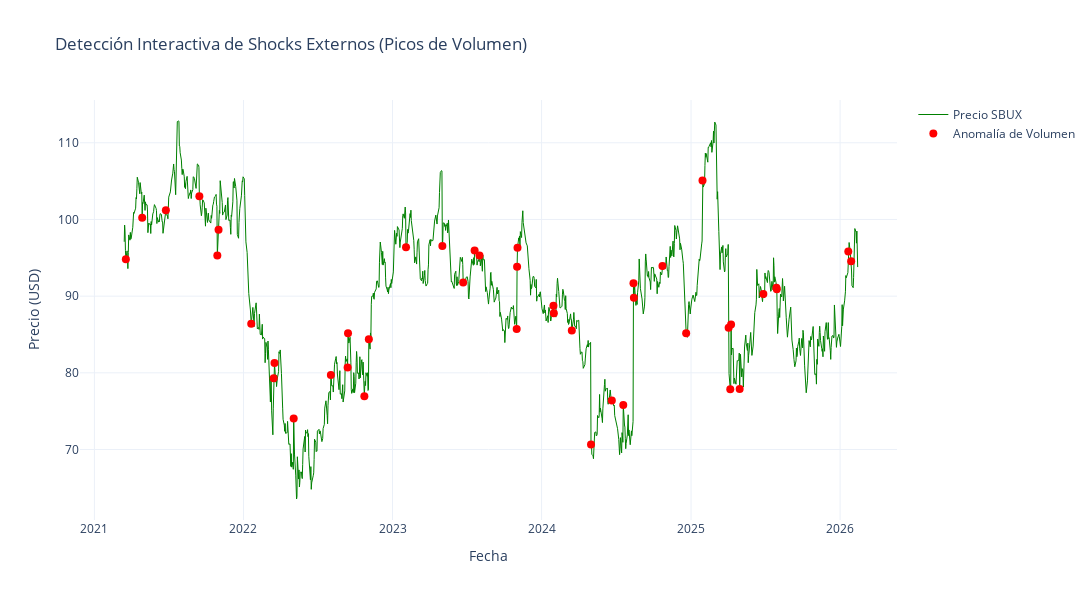

Here is the notebook cell this chart was saved with:
### Code cell
fig = go.Figure()

# 1. Trazar el precio base
fig.add_trace(go.Scatter(
    x=df.index, 
    y=df['Adj Close'],
    mode="lines", 
    name="Precio SBUX",
    line=dict(color="green", width=1) # Verde tenue
))

# 2. Resaltar Anomalías (Puntos Rojos)
anomalies = df[df['Vol_Anomaly'] == True]

fig.add_trace(go.Scatter(
    x=anomalies.index, 
    y=anomalies['Adj Close'],
    mode="markers", 
    name="Anomalía de Volumen",
    marker=dict(color="red", size=8, symbol="circle"),
    # Texto que aparecerá al pasar el cursor
    text=[f"Volumen: {v:,.0f}" for v in anomalies['Volume']],
    hovertemplate="<b>Fecha:</b> %{x}<br><b>Precio:</b> $%{y:.2f}<br>%{text}<extra></extra>"
))

fig.update_layout(
    title="Detección Interactiva de Shocks Externos (Picos de Volumen)",
    xaxis_title="Fecha",
    yaxis_title="Precio (USD)",
    hovermode="closest",
    template="plotly_white",
    width=1200, 
    height=600
)

fig.show()

### Figure 1 — Plotly figure (JSON) as saved in the notebook; plotly's stock layout.template omitted (floating-point values rounded to 4 significant figures; data arrays with more than 128 entries replaced by an {"elided": "..."} marker saying what was removed)
{"data": [{"line": {"color": "green", "width": 1}, "mode": "lines", "name": "Precio SBUX", "type": "scatter", "x": {"elided": "1237 str values"}, "y": {"elided": "1237 float values"}}, {"hovertemplate": "<b>Fecha:</b> %{x}<br><b>Precio:</b> $%{y:.2f}<br>%{text}<extra></extra>", "marker": {"color": "red", "size": 8, "symbol": "circle"}, "mode": "markers", "name": "Anomalía de Volumen", "text": ["Volumen: 21,452,000", "Volumen: 14,793,500", "Volumen: 12,171,200", "Volumen: 11,556,200", "Volumen: 27,419,600", "Volumen: 14,184,600", "Volumen: 20,311,500", "Volumen: 21,207,900", "Volumen: 23,784,200", "Volumen: 30,199,700", "Volumen: 12,915,700", "Volumen: 16,033,600", "Volumen: 24,320,600", "Volumen: 16,499,300", "Volumen: 20,194,300", "Volumen: 15,200,500", "Volumen: 24,388,600", "Volumen: 18,770,100", "Volumen: 20,370,300", "Volumen: 14,463,100", "Volumen: 14,292,500", "Volumen: 23,396,300", "Volumen: 15,995,700", "Volumen: 17,625,200", "Volumen: 26,751,800", "Volumen: 18,136,300", "Volumen: 66,610,700", "Volumen: 25,648,400", "Volumen: 32,965,900", "Volumen: 157,215,500", "Volumen: 45,737,800", "Volumen: 18,858,800", "Volumen: 26,477,500", "Volumen: 40,769,300", "Volumen: 20,490,100", "Volumen: 26,099,400", "Volumen: 26,668,100", "Volumen: 41,297,000", "Volumen: 21,491,600", "Volumen: 20,923,600", "Volumen: 44,794,700", "Volumen: 17,118,100", "Volumen: 25,961,600"], "type": "scatter", "x": ["2021-03-19T00:00:00.000000000", "2021-04-28T00:00:00.000000000", "2021-06-25T00:00:00.000000000", "2021-09-15T00:00:00.000000000", "2021-10-29T00:00:00.000000000", "2021-11-01T00:00:00.000000000", "2022-01-20T00:00:00.000000000", "2022-03-16T00:00:00.000000000", "2022-03-18T00:00:00.000000000", "2022-05-04T00:00:00.000000000", "2022-08-03T00:00:00.000000000", "2022-09-13T00:00:00.000000000", "2022-09-14T00:00:00.000000000", "2022-10-24T00:00:00.000000000", "2022-11-04T00:00:00.000000000", "2023-02-03T00:00:00.000000000", "2023-05-03T00:00:00.000000000", "2023-06-23T00:00:00.000000000", "2023-07-21T00:00:00.000000000", "2023-08-02T00:00:00.000000000", "2023-11-01T00:00:00.000000000", "2023-11-02T00:00:00.000000000", "2023-11-03T00:00:00.000000000", "2024-01-30T00:00:00.000000000", "2024-01-31T00:00:00.000000000", "2024-03-15T00:00:00.000000000", "2024-05-01T00:00:00.000000000", "2024-06-21T00:00:00.000000000", "2024-07-19T00:00:00.000000000", "2024-08-13T00:00:00.000000000", "2024-08-14T00:00:00.000000000", "2024-10-23T00:00:00.000000000", "2024-12-20T00:00:00.000000000", "2025-01-29T00:00:00.000000000", "2025-04-03T00:00:00.000000000", "2025-04-07T00:00:00.000000000", "2025-04-09T00:00:00.000000000", "2025-04-30T00:00:00.000000000", "2025-06-27T00:00:00.000000000", "2025-07-29T00:00:00.000000000", "2025-07-30T00:00:00.000000000", "2026-01-21T00:00:00.000000000", "2026-01-28T00:00:00.000000000"], "y": [94.81, 100.2, 101.2, 103.0, 95.31, 98.66, 86.38, 79.28, 81.27, 74.05, 79.71, 80.69, 85.16, 76.94, 84.39, 96.36, 96.53, 91.77, 95.95, 95.3, 85.7, 93.82, 96.3, 88.74, 87.75, 85.52, 70.64, 76.41, 75.8, 91.7, 89.78, 93.93, 85.15, 105.1, 85.89, 77.85, 86.3, 77.9, 90.27, 91.1, 90.9, 95.81, 94.55]}], "layout": {"height": 600, "hovermode": "closest", "title": {"text": "Detección Interactiva de Shocks Externos (Picos de Volumen)"}, "width": 1200, "xaxis": {"title": {"text": "Fecha"}}, "yaxis": {"title": {"text": "Precio (USD)"}}}}
